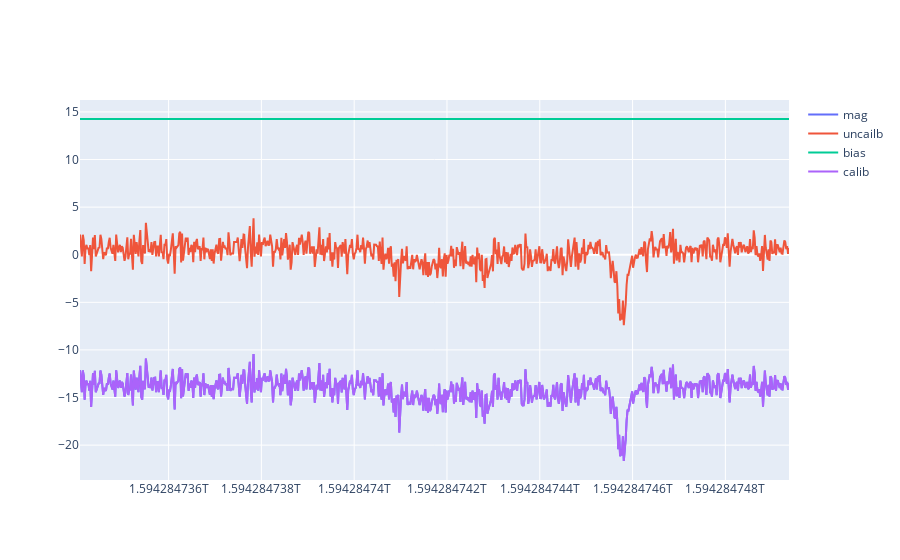

Notebook cell for this chart:
### Code cell
fig = go.Figure()
fig.add_trace(go.Scatter(
    x=sensor_df['time'], 
    y=sensor_df['magx'],
    name="mag"))
fig.add_trace(go.Scatter(
    x=sensor_df['time'], 
    y=sensor_df['x_uncalib'],
    name="uncailb"))
fig.add_trace(go.Scatter(
    x=sensor_df['time'], 
    y=sensor_df['x_bias'],
    name="bias"))
fig.add_trace(go.Scatter(
    x=sensor_df['time'], 
    y=sensor_df['x_uncalib'] - sensor_df['x_bias'],
    name="calib"))

### Figure 1 — Plotly figure (JSON) as saved in the notebook; plotly's stock layout.template omitted (floating-point values rounded to 4 significant figures; data arrays with more than 128 entries replaced by an {"elided": "..."} marker saying what was removed)
{"data": [{"name": "mag", "type": "scatter", "x": {"elided": "764 int values"}, "y": {"elided": "764 float values"}}, {"name": "uncailb", "type": "scatter", "x": {"elided": "764 int values"}, "y": {"elided": "764 float values"}}, {"name": "bias", "type": "scatter", "x": {"elided": "764 int values"}, "y": {"elided": "764 float values"}}, {"name": "calib", "type": "scatter", "x": {"elided": "764 int values"}, "y": {"elided": "764 float values"}}], "layout": {}}
